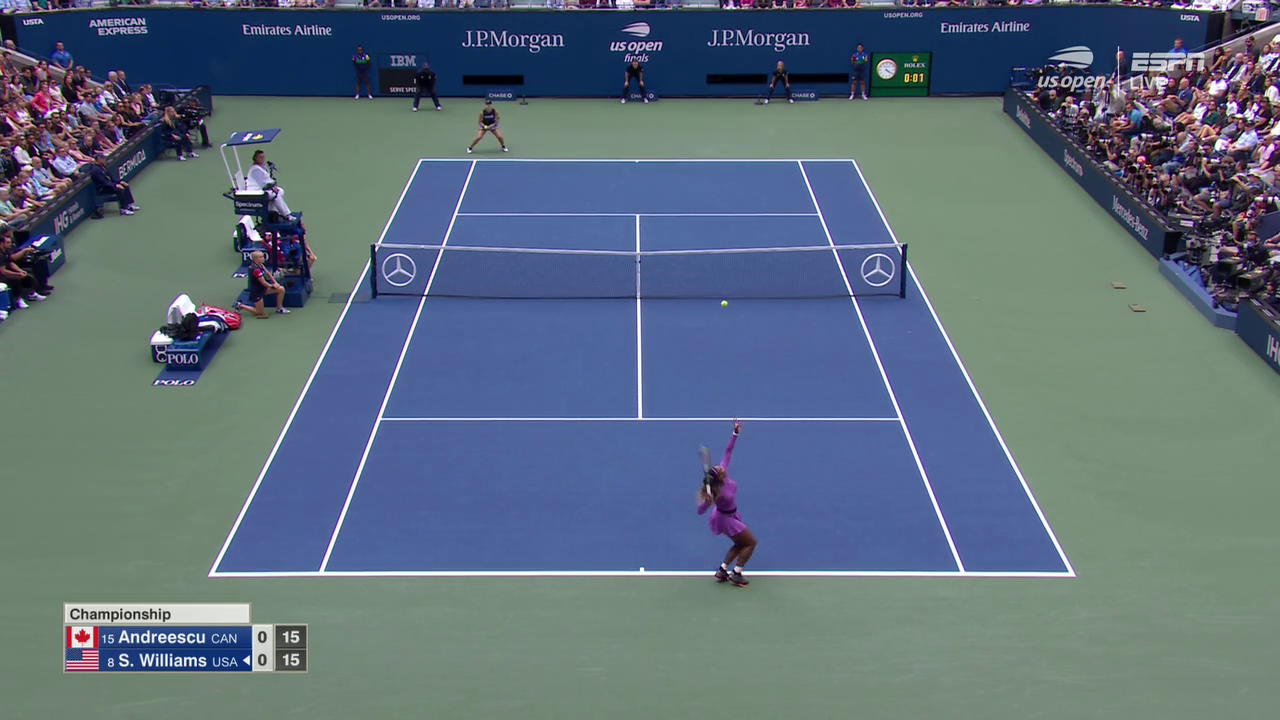
#> input picture vlcsnap-2025-08-10-22h54m04s921.png, 1280 x 720 px, given in place of videoplayback.mp4, which was not available
$ python main.py
#> lines starting #> are read from the running program, lines starting #| are printed output that depends on the picture; after the words box and inside, x2 and y2 are one past the last pixel; in counts of white or black regions, pixels touching at a corner belong together; pictures that were not available may be replaced by others from this repository, and a replacement may not be noted
import cv2
import numpy as np

# Initialize the webcam
# Use a video file by replacing 0 with the file path: e.g., cv2.VideoCapture("tennis_ball.mp4")
cap = cv2.VideoCapture("videoplayback.mp4")

# Define the HSV color range for a tennis ball
# These values can be tuned for better performance
green_lower = (29, 86, 6)
green_upper = (64, 255, 255)

while True:
    # Read a frame from the camera
    ret, frame = cap.read()
#> frame is the input picture: shape (720, 1280, 3); mean B, G, R 124, 110.2, 94
    if not ret:
        break  # Break the loop if the video ends or camera fails

    # 1. Pre-processing
    # Resize frame for faster processing and blur to reduce noise
    frame = cv2.resize(frame, (600, 400))
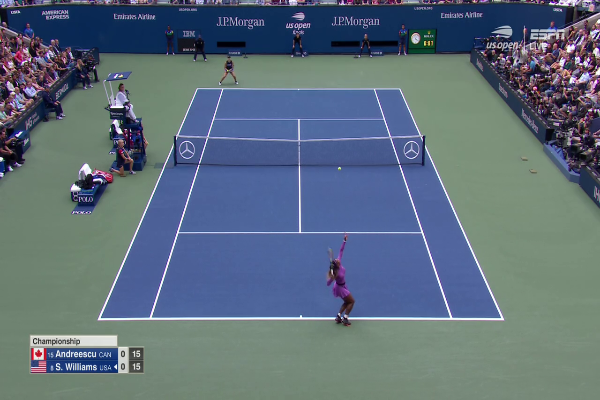
#> frame: shape (400, 600, 3); mean B, G, R 124, 110.1, 94
    blurred = cv2.GaussianBlur(frame, (11, 11), 0)
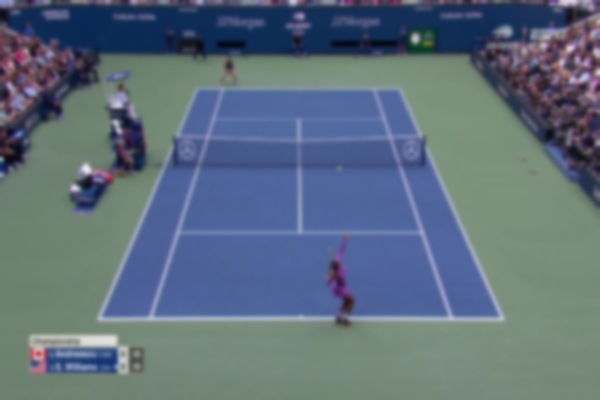
#> blurred: shape (400, 600, 3); mean B, G, R 124, 110.1, 94

    # 2. Convert to HSV color space
    hsv = cv2.cvtColor(blurred, cv2.COLOR_BGR2HSV)
#> hsv: shape (400, 600, 3); mean H, S, V 91.7, 80.8, 132.5

    # 3. Create a mask for the tennis ball color
    mask = cv2.inRange(hsv, green_lower, green_upper)
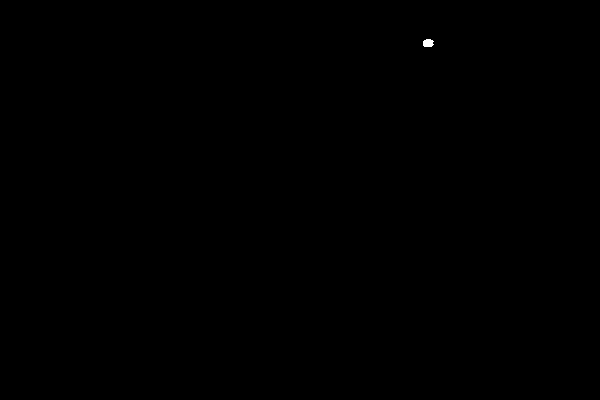
#> mask: shape (400, 600); 0.03% white; 1 white region, box (x1, y1, x2, y2) and area: (423, 39, 434, 47) 74
    # Refine the mask to remove small imperfections
    mask = cv2.erode(mask, None, iterations=2)
#> mask: shape (400, 600); 0.01% white in thin lines or dots, all inside (x1, y1, x2, y2) = (425, 41, 431, 45)
    mask = cv2.dilate(mask, None, iterations=2)
#> mask: shape (400, 600); 0.03% white; 1 white region

    # 4. Find contours in the mask
    contours, _ = cv2.findContours(mask.copy(), cv2.RETR_EXTERNAL, cv2.CHAIN_APPROX_SIMPLE)
#> contours = 1 contour; box (x1, y1, x2, y2) and area: (423, 39, 433, 47) 58

    center = None

    # Proceed only if at least one contour was found
    if len(contours) > 0:
        # Find the largest contour in the mask
        c = max(contours, key=cv2.contourArea)
#> c = contour of 11 points, box (x1, y1, x2, y2) (423, 39, 433, 47), area 58
        ((x, y), radius) = cv2.minEnclosingCircle(c)
#> x = 427.5; y = 42.5; radius = 5.15

        # Proceed only if the radius meets a minimum size
        if radius > 10:
            # Draw the circle and centroid on the frame
            cv2.circle(frame, (int(x), int(y)), int(radius), (0, 255, 255), 2)
            cv2.circle(frame, (int(x), int(y)), 5, (0, 0, 255), -1)

            # Print the center coordinates
            center = (int(x), int(y))
            # print(f"Ball detected at: {center}")

    # Display the resulting frame
    cv2.imshow("Tennis Ball Tracker", frame)
    # Optional: Display the mask for debugging
    # cv2.imshow("Mask", mask)

    # Exit if the 'q' key is pressed
    if cv2.waitKey(1) & 0xFF == ord('q'):
#> (key q is pressed here)
        break

# Release the camera and destroy all windows
cap.release()
cv2.destroyAllWindows()
